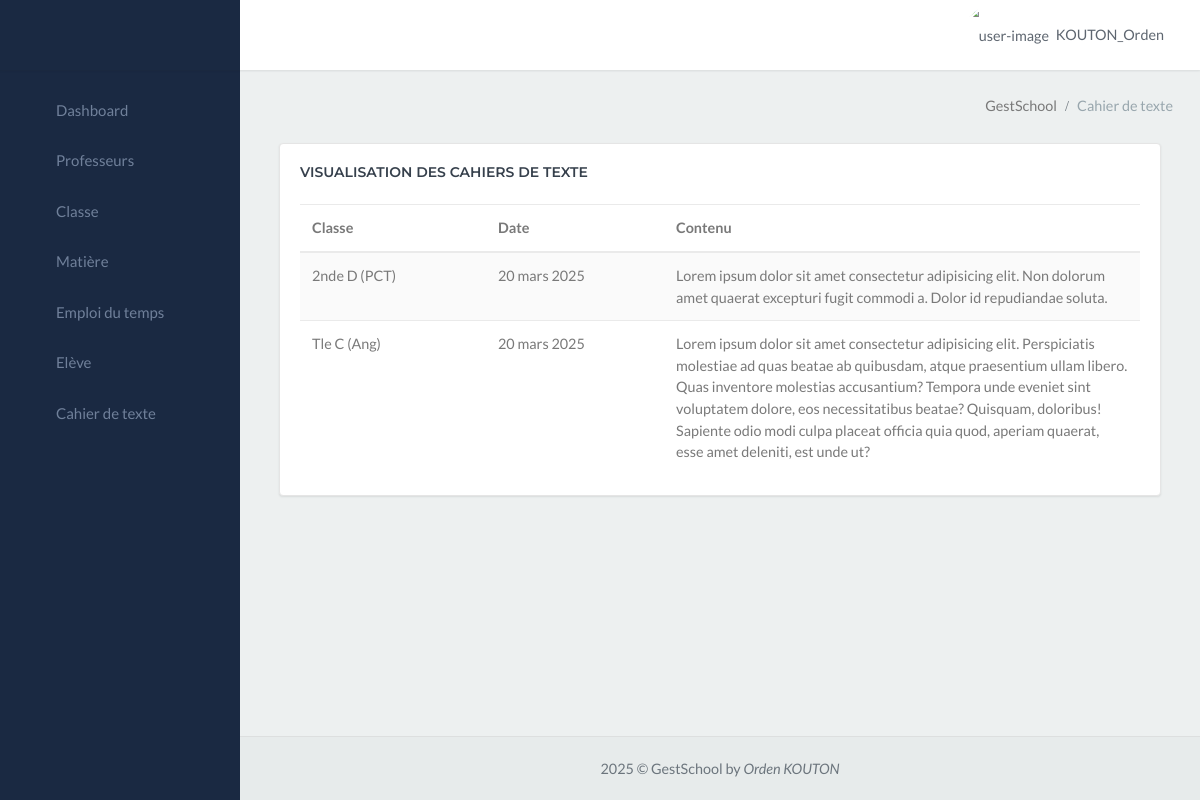
/gestschool_app/cahier_texte/ (signed in), run on the app's committed database.
### gestschool_app/models.py (models this page shows, shortened)
class CustomUser(AbstractUser):
    ROLE_CHOICES = (
        ('Choississez un rôle', 'Choississez un rôle'),
        ('Censeur', 'Censeur'),
        ('Surveillant', 'Surveillant'),
        ('Secrétaire', 'Secrétaire'),
        ('Professeur', 'Professeur'),
        ('Comptable', 'Comptable'),
        ('superadmin', 'superadmin'),
    )
    role = models.CharField(max_length=20, choices=ROLE_CHOICES, default='Personnel')
    groups = models.ManyToManyField(
        'auth.Group',
        verbose_name='groups',
        blank=True,
        help_text='The groups this user belongs to. A user will get all permissions granted to each of their groups.',
        related_name="customuser_set",  # Ajout de related_name
        related_query_name="user",
    )
    user_permissions = models.ManyToManyField(
        'auth.Permission',
        verbose_name='user permissions',
        blank=True,
        help_text='Specific permissions for this user.',
        related_name="customuser_permissions_set", # Ajout de related_name
        related_query_name="user",
    )

class Cahier_texte(models.Model):
    id_prof = models.ForeignKey(Professeur, on_delete=models.SET_NULL, null=True, blank=True)
    classe = models.CharField(max_length=80)
    matiere = models.CharField(max_length=100)
    date = models.DateField(max_length=100)
    contenu = models.CharField(max_length=5000)
    annee_scolaire = models.ForeignKey(AnneeScolaire, on_delete=models.SET_NULL, null=True, blank=True)
    trimestre = models.ForeignKey(Trimestre, on_delete=models.SET_NULL, null=True, blank=True)

### gestschool_app/views.py (the view)
# urls.py: path('cahier_texte/', views.visualisation_cahier_texte, name='visualisation_cahier_texte'),
@login_required
def visualisation_cahier_texte(request):
    trimestre_active = Trimestre.objects.filter(active=True).first()
    cahier_textes = Cahier_texte.objects.filter(trimestre_id=trimestre_active)
    return render(request, 'visualisation_cahier_texte.html', {'cahier_textes': cahier_textes})

### gestschool_app/templates/visualisation_cahier_texte.html (shortened to what this page needs)
{% extends "menu.html" %}
{% block content %}
<div class="content-page">
    <div class="content">
        <div class="container-fluid">
            <div class="row">
                <div class="col-12">
                    <div class="page-title-box">
                        <div class="page-title-right">
                            <ol class="breadcrumb p-0 m-0">
                                <li class="breadcrumb-item active">GestSchool</li>
                                <li class="breadcrumb-item"><a>Cahier de texte</a></li>
                            </ol>
                        </div>
                        <div class="clearfix"></div>
                    </div>
                </div>
            </div>
            <div class="container-fluid">
                <div class="row">
                    <div class="col-lg-12">
                        <div class="card">
                            <div class="card-body">
                                <div style="display: flex; align-items: center;">
                                    <h4 class="header-title mb-4" style="margin-right: 10px;">Visualisation des cahiers de texte</h4>
                                </div>
                                <div class="row">
                                    <div class="col-12">
                                        <div class="table-responsive">
                                            <table class="table table-striped mb-0">
                                                <thead>
                                                    <tr>
                                                        <th style="width: 2%;">Classe</th>
                                                        <th style="width: 2%;">Date</th>
                                                        <th>Contenu</th>
                                                    </tr>
                                                </thead>
                                                <tbody>
                                                    {% for cahier in cahier_textes %}
                                                    <tr>
                                                        <td style="width: 2%;">{{ cahier.classe }} ({{ cahier.matiere }})</td>
                                                        <td style="width: 2%;">{{ cahier.date }}</td>
                                                        <td style="width: 6%;">{{ cahier.contenu }}</td>
                                                    </tr>
                                                    {% empty %}
                                                    <tr>
                                                        <td colspan="6" style="color: red; font-style: italic;">Aucun élément dans le cahier de texte pour ce trimestre.</td>
                                                    </tr>
                                                    {% endfor %}
                                                </tbody>
                                            </table>
                                        </div>
                                    </div>
                                </div>
                            </div>
                        </div>
                    </div>
                </div>
            </div>
        </div>
    </div>
</div>
{% endblock %}

### gestschool_app/templates/menu.html (shortened to what this page needs)
<!DOCTYPE html>
<html lang="en">
<head>
    <link href="/static/libs/sweetalert2/sweetalert2.min.css" rel="stylesheet" type="text/css">
    <link href="/static/libs/datatables/dataTables.bootstrap4.min.css" rel="stylesheet" type="text/css">
    <link href="/static/libs/datatables/buttons.bootstrap4.min.css" rel="stylesheet" type="text/css">
    <link href="/static/libs/datatables/responsive.bootstrap4.min.css" rel="stylesheet" type="text/css">
    <link href="/static/libs/datatables/select.bootstrap4.min.css" rel="stylesheet" type="text/css">
    <link href="/static/css/bootstrap.min.css" rel="stylesheet" type="text/css" id="bootstrap-stylesheet">
    <link href="/static/css/icons.min.css" rel="stylesheet" type="text/css">
    <link href="/static/css/app.min.css" rel="stylesheet" type="text/css" id="app-stylesheet">
</head>
<body>
    <div id="wrapper">
        <div class="navbar-custom">
            <ul class="list-unstyled topnav-menu float-right mb-0">
                <li class="dropdown notification-list">
                    <a class="nav-link dropdown-toggle nav-user mr-0 waves-effect" data-toggle="dropdown" href="#"
                        role="button" aria-haspopup="false" aria-expanded="false">
                        <img src="/static/images/utilisateur-de-profil.png" alt="user-image" class="rounded-circle">
                        <span class="pro-user-name ml-1">
                            {{user.username}} <i class="mdi mdi-chevron-down"></i>
                        </span>
                    </a>
                </li>
            </ul>
            <div class="logo-box">
                <a class="logo text-center logo-light">
                    <span class="logo-lg">
                    </span>
                </a>
            </div>
            <ul class="list-unstyled topnav-menu topnav-menu-left m-0">
                <li>
                    <button class="button-menu-mobile waves-effect">
                        <i class="mdi mdi-menu"></i>
                    </button>
                </li>
            </ul>
        </div>
        <div class="left-side-menu">
            <div class="slimscroll-menu">
                <div id="sidebar-menu">
                    <ul class="metismenu" id="side-menu">
                        {% if user.role == "Censeur" %}
                            <li>
                                <a href="{% url 'index' %}" class="waves-effect">
                                    <i class="ion-md-speedometer"></i>
                                    <span> Dashboard </span>
                                </a>
                            </li>
                            <li>
                                <a href="{% url 'professeur' %}" class="waves-effect">
                                    <i class="mdi mdi-account-outline"></i>
                                    <span> Professeurs </span>
                                </a>
                            </li>
                            <li>
                                <a href="{% url 'classe' %}" class="waves-effect">
                                    <i class="ion-md-home"></i>
                                    <span> Classe </span>
                                </a>
                            </li>
                            <li>
                                <a href="{% url 'matiere' %}" class="waves-effect">
                                    <i class="ion-md-flask"></i>
                                    <span> Matière </span>
                                </a>
                            </li>
                            <li>
                                <a href="{% url 'emploi' %}" class="waves-effect">
                                    <i class="ion ion-ios-calendar"></i>
                                    <span> Emploi du temps </span>
                                </a>
                            </li>
                            <li>
                                <a href="{% url 'eleve' %}" class="waves-effect">
                                    <i class="ion-ios-contacts"></i>
                                    <span> Elève </span>
                                </a>
                            </li>
                            <li>
                                <a href="{% url 'visualisation_cahier_texte' %}" class="waves-effect">
                                    <i class="ion ion-ios-book"></i>
                                    <span> Cahier de texte </span>
                                </a>
                            </li>
                        {% endif %}
                    </ul>
                </div>
            </div>
        </div>
        {% block content %}
        {% endblock %}
         <footer class="footer">
            <div class="container-fluid">
                <div class="row">
                    <div class="col-md-12">
                        2025 &copy; GestSchool by <em>Orden KOUTON</em>
                    </div>
                </div>
            </div>
        </footer>
    </div>
</body>
</html>

### data on the page
CustomUser: username "KOUTON_Orden"
Cahier_texte: classe "2nde D", matiere "PCT", date "20 mars 2025", contenu "Lorem ipsum dolor sit amet consectetur adipisicing elit. Non dolorum amet quaerat excepturi fugit commodi a. Dolor id repudiandae soluta."
Cahier_texte: classe "Tle C", matiere "Ang", date "20 mars 2025", contenu "Lorem ipsum dolor sit amet consectetur adipisicing elit. Perspiciatis molestiae ad quas beatae ab quibusdam, atque praesentium ullam libero. Quas inventore molestias accusantium? Tempora unde eveniet sint voluptatem dolore, eos necessitatibus beatae? Quisquam, doloribus! Sapiente odio modi culpa placeat officia quia quod, aperiam quaerat, esse amet deleniti, est unde ut?"
